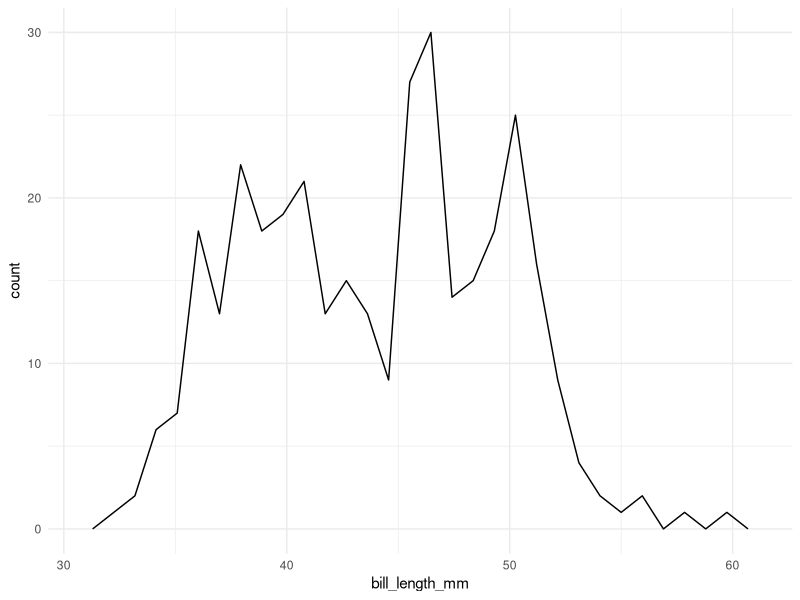
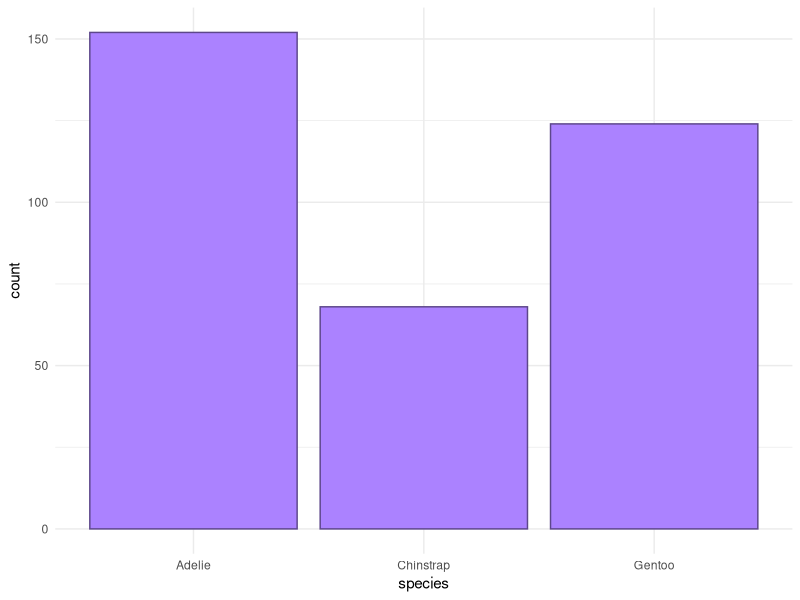
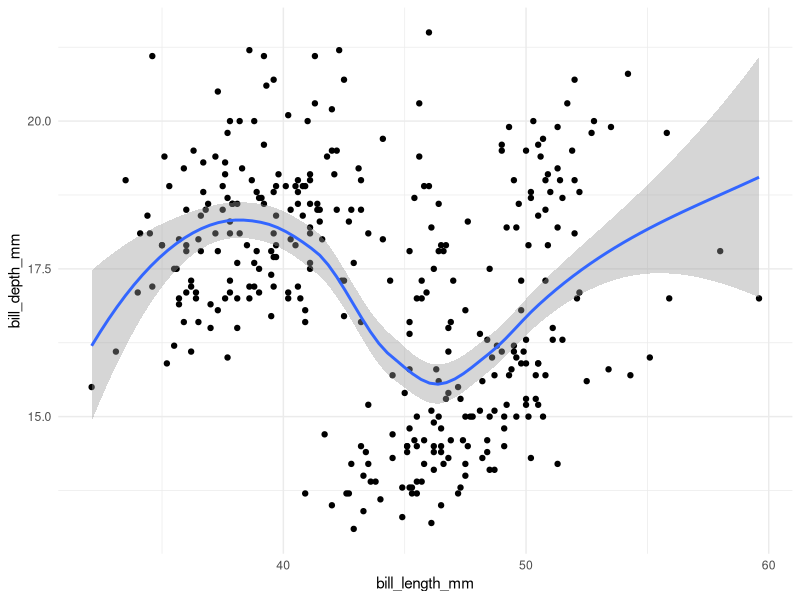
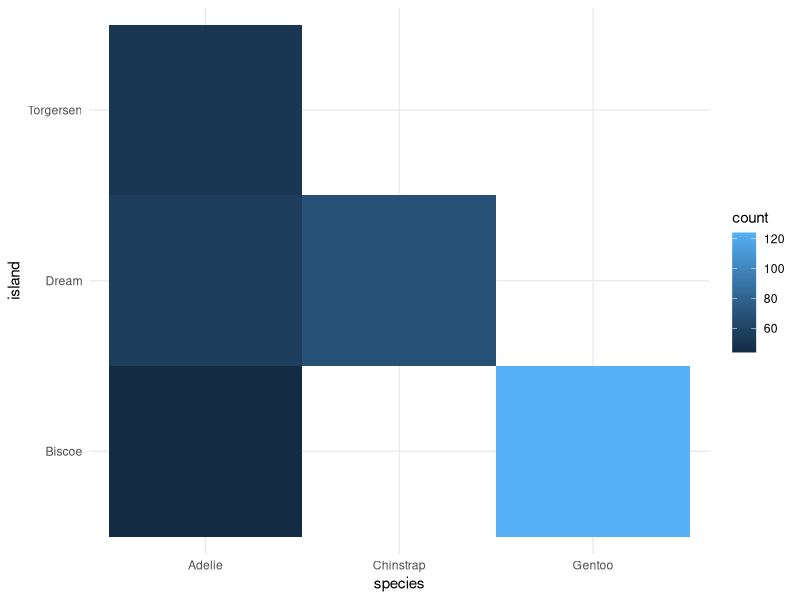
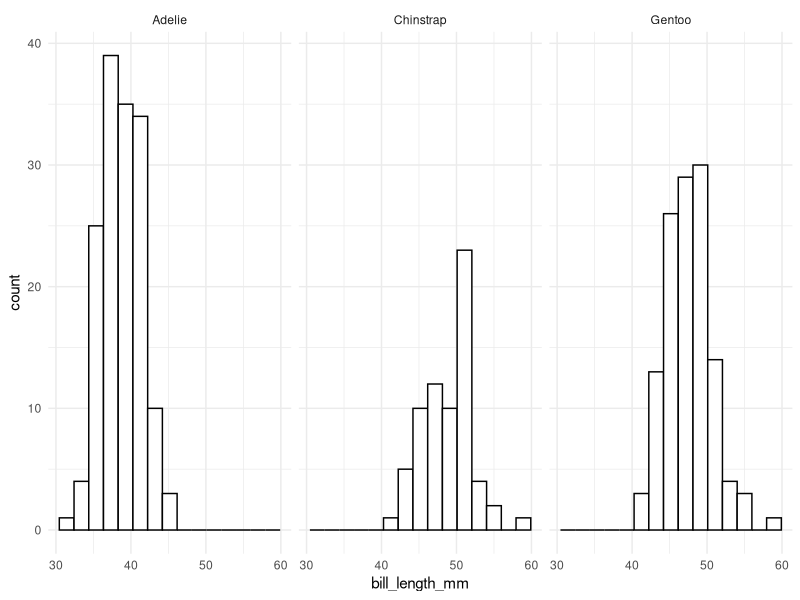
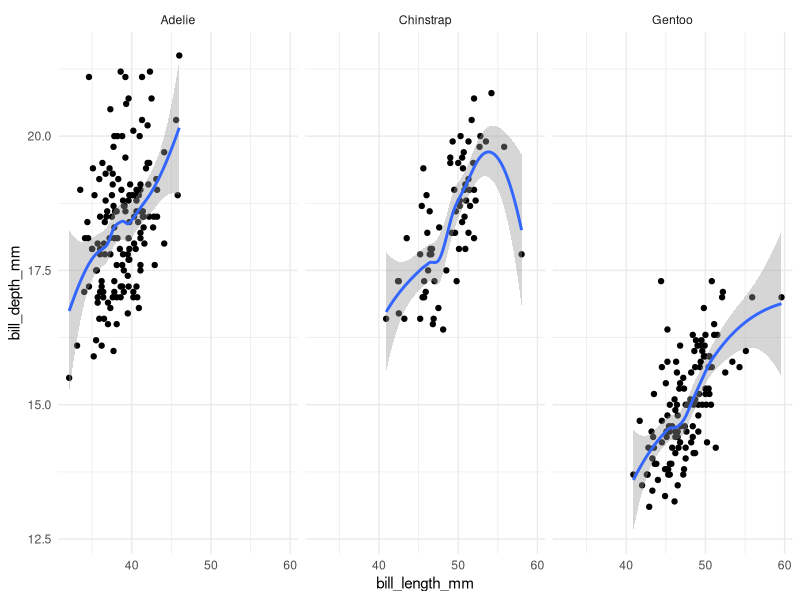
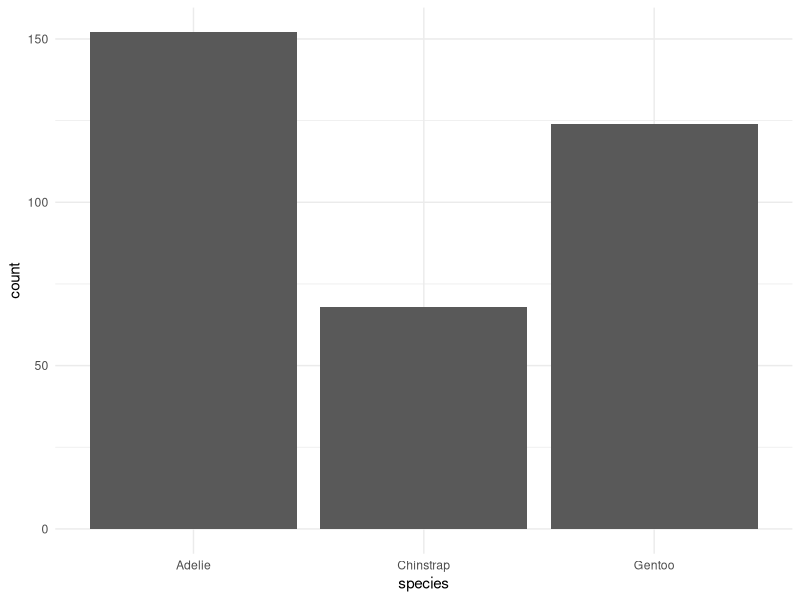

Reproduce these figures in R, in order. (Note: this script raises an error after producing the figures.)
## ---- chunk 1
## install.packages("palmerpenguins")
library(palmerpenguins)
library(tidyverse)
theme_set(theme_minimal())
penguins
#> # A tibble: 344 × 8
#>   species island   bill_length_mm bill_depth_mm flipper_length_mm body_mass_g
#>   <fct>   <fct>             <dbl>         <dbl>             <int>       <int>
#> 1 Adelie  Torgers…           39.1          18.7               181        3750
#> 2 Adelie  Torgers…           39.5          17.4               186        3800
#> 3 Adelie  Torgers…           40.3          18                 195        3250
#> 4 Adelie  Torgers…           NA            NA                  NA          NA
#> 5 Adelie  Torgers…           36.7          19.3               193        3450
#> 6 Adelie  Torgers…           39.3          20.6               190        3650
#> # ℹ 338 more rows
#> # ℹ 2 more variables: sex <fct>, year <int>
## ---- chunk 2
## single quantitative frequency plot
ggplot(data = penguins, aes(x = bill_length_mm)) +
  geom_freqpoly() 
## ---- chunk 3
## single categorical variable
ggplot(data = penguins, aes(x = species)) +
  geom_bar(colour = "mediumpurple4", fill = "mediumpurple1")
## ---- chunk 4
## two quantitative variables
ggplot(data = penguins, aes(x = bill_length_mm, y = bill_depth_mm)) +
  geom_point() +
  geom_smooth()
## ---- chunk 5
## two categorical variables
ggplot(data = penguins, aes(x = species, y = island)) +
  geom_bin_2d()
## ---- chunk 6
ggplot(data = penguins, aes(x = bill_length_mm)) +
  geom_histogram(colour = "black", fill = "white", bins = 15) +
  facet_wrap(~ species)
## ---- chunk 7
ggplot(data = penguins, aes(x = bill_length_mm, y = bill_depth_mm)) +
  geom_point() +
  geom_smooth() +
  facet_wrap(~ species)
## ---- chunk 8
ggplot(data = penguins, aes(x = species)) +
  geom_bar(stat = "count") ## don't need stat = "count" because it's the default.
## ---- chunk 9
penguins_sum <- 
  penguins %>%
  group_by(species) %>%
  summmarise(n_count =n())
ggplot(data = penguins_sum, aes(x = species, 
                                y = n_count)) +
  geom_bar(stat = "identity")
## equivalent to using geom_col
## ---- chunk 10
ggplot(data = penguins, aes(x = species, fill = sex)) +
  geom_bar(position = "stack") + ## don't need "stack" because it's default
  scale_fill_viridis_d()
## ---- chunk 11
ggplot(data = penguins, aes(x = species, fill = sex)) +
  geom_bar(position = "dodge") + 
  scale_fill_viridis_d()
## ---- chunk 12
# fixing previous plot
penguins_nomiss <-
  penguins %>%
  na.omit() # can also use filter(!is.na(sex))
ggplot(data = penguins_nomiss, aes(x = species, fill = sex)) +
  geom_bar(position = "dodge") + 
  scale_fill_viridis_d()
## ---- chunk 13
ggplot(data = penguins, aes(x = species)) +
  geom_bar() +
  coord_polar()
## ---- chunk 14

## ---- chunk 15
ggplot(data = penguins, aes(x = bill_length_mm, 
                            y = bill_depth_mm)) +
  geom_point(stat = "identity",
             position = "identity") + 
  facet_null() +
  coord_cartesian()
## ---- chunk 16
ggplot(data = penguins, aes(x = bill_length_mm, 
                            y = species)) +
  geom_boxplot() +
  facet_wrap(~ island)
## ---- chunk 17

## ---- chunk 18

## ---- chunk 19

## ---- chunk 20

## ---- chunk 21
penguins %>%
  ggplot(aes(x = bill_length_mm, y = bill_depth_mm)) +
  geom_point() +
  geom_smooth() +
  facet_wrap(~ species)
## ---- chunk 22
penguins %>%
  ggplot(aes(x = bill_length_mm, y = bill_depth_mm)) +
  geom_point() +
  geom_smooth() +
  facet_wrap(~ species) +
  coord_flip()
## ---- chunk 23

